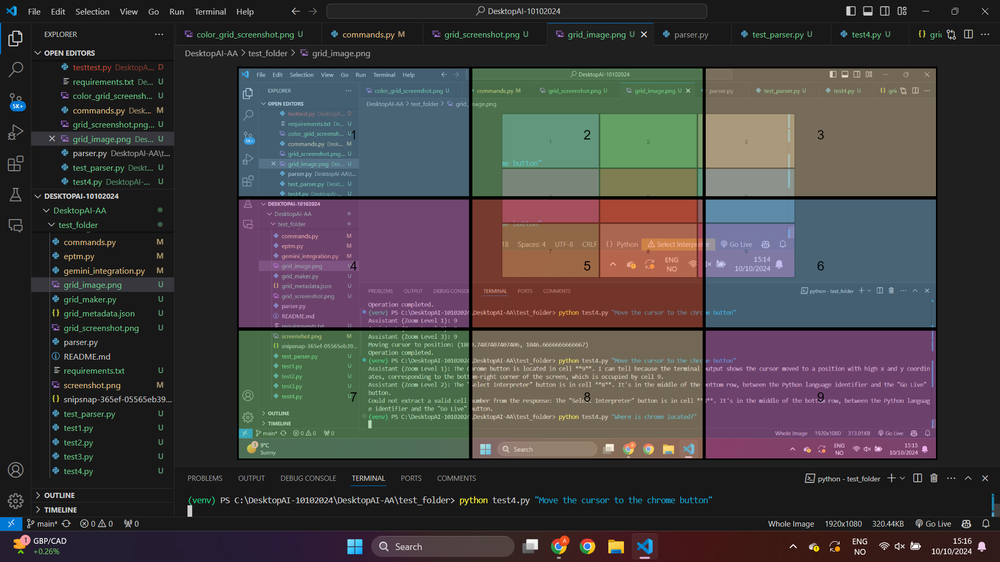
#> input picture screenshot.png, 1000 x 562 px, shrunk from 1920 x 1080 before the run
$ python grid_maker.py
#> lines starting #> are read from the running program, lines starting #| are printed output that depends on the picture
from PIL import Image, ImageDraw, ImageFont, ImageEnhance

# Load the screenshot image and darken it slightly
image = Image.open('screenshot.png').convert("RGBA")
enhancer = ImageEnhance.Brightness(image)
image = enhancer.enhance(0.7)  # Darken the image by reducing brightness (adjust this value if needed)
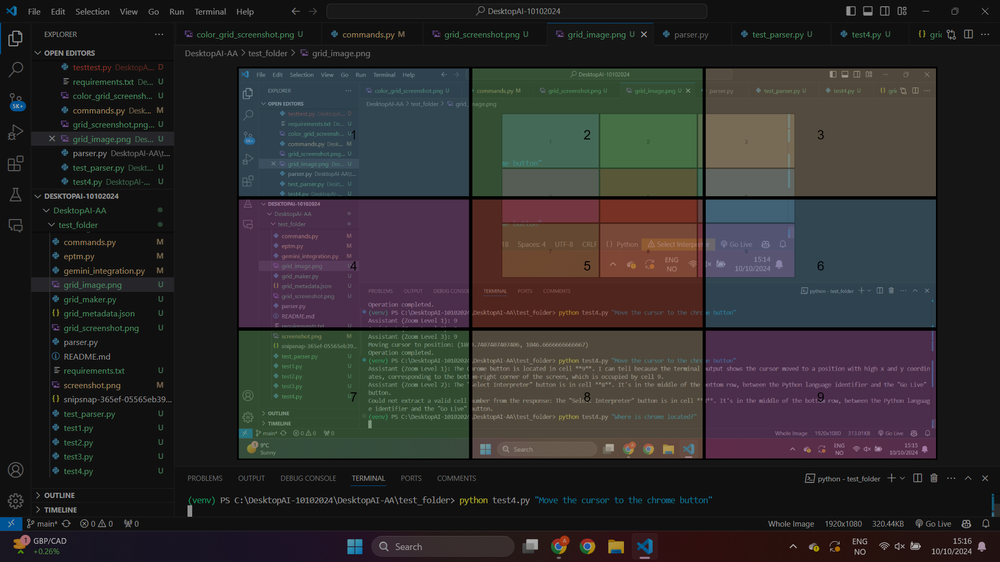
#> image: PIL image 1000x562 RGBA; mean R, G, B, A 46.9, 44.9, 44.9, 255

# Create an overlay for drawing the grid
overlay = Image.new("RGBA", image.size, (255, 255, 255, 0))
draw = ImageDraw.Draw(overlay)

# Grid specifications based on the resolution (1920x1080)
grid_cell_width = 40   # Width of each grid cell in pixels
grid_cell_height = 40  # Height of each grid cell in pixels
grid_cols = image.width // grid_cell_width   # Number of columns
#> grid_cols = 25
grid_rows = image.height // grid_cell_height  # Number of rows
#> grid_rows = 14

# Adjust the grid cell dimensions to exactly fit the image
grid_cell_width = image.width / grid_cols
#> grid_cell_width = 40
grid_cell_height = image.height / grid_rows
#> grid_cell_height = 40.14

# Load font for the numbers
try:
    font = ImageFont.truetype("arial.ttf", 12)
except IOError:
    font = ImageFont.load_default()

# Draw the grid with sequential numbers
number = 1
for row in range(int(grid_rows)):
    for col in range(int(grid_cols)):
        x0 = col * grid_cell_width
        y0 = row * grid_cell_height
        x1 = x0 + grid_cell_width
        y1 = y0 + grid_cell_height

        # Draw the rectangle for the grid cell (outline only, no fill color)
        draw.rectangle(
            [x0, y0, x1, y1],
            outline=(255, 255, 255, 100)  # Semi-transparent white outline
        )

        # Prepare the number for the grid cell
        number_text = str(number)

        # Measure text size
        bbox = draw.textbbox((0, 0), number_text, font=font)
        text_width, text_height = bbox[2] - bbox[0], bbox[3] - bbox[1]

        # Calculate position to center the text inside the box
        text_x = x0 + (grid_cell_width - text_width) / 2
        text_y = y0 + (grid_cell_height - text_height) / 2

        # Draw the text (numbers) fully opaque
        draw.text(
            (text_x, text_y),
            number_text,
            font=font,
            fill=(255, 255, 255, 255)  # White text, fully opaque
        )

        # Increment the number for the next grid cell
        number += 1
#> after the loop, number = 351

# Combine the grid overlay with the darkened image
combined = Image.alpha_composite(image, overlay)
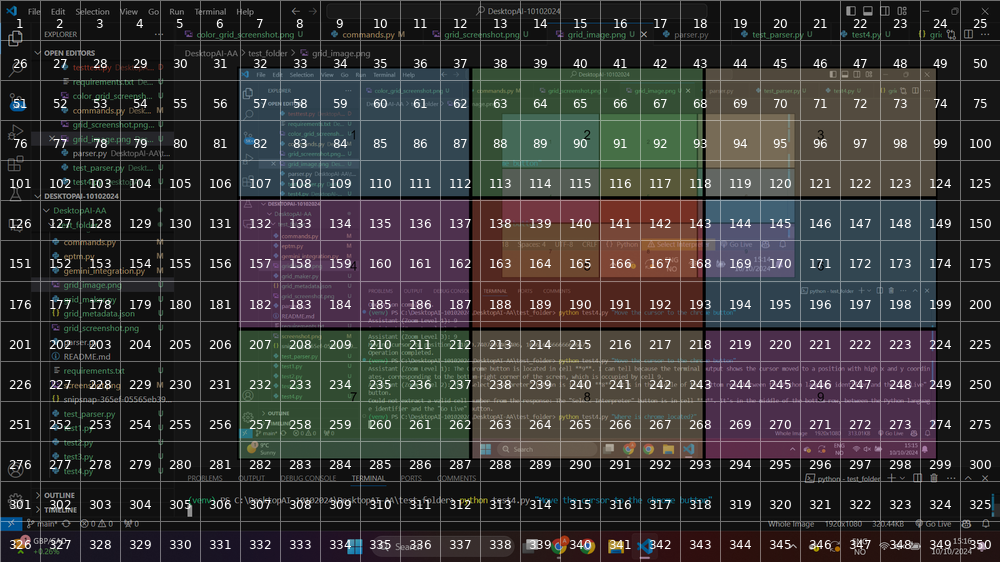
#> combined: PIL image 1000x562 RGBA; mean R, G, B, A 58, 56.1, 56.1, 255

# Save the final image with the grid and numbers
combined.convert("RGB").save('grid_screenshot.png')
